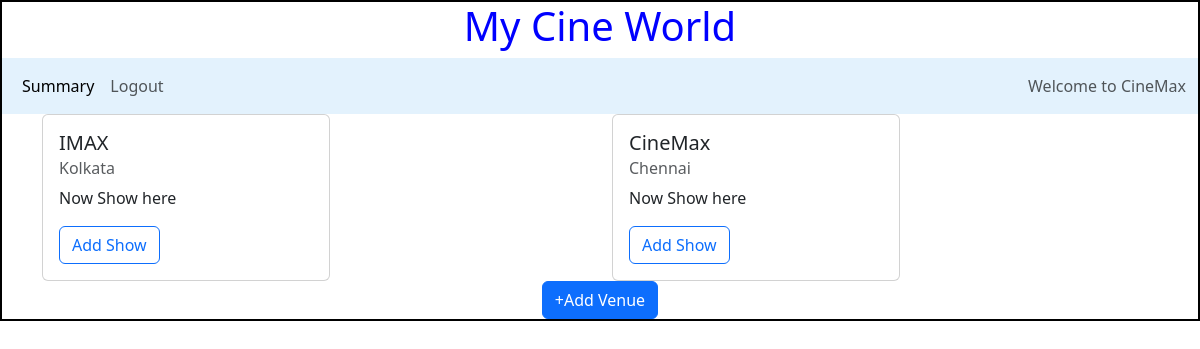
Page /admin/CineMax on the committed database.
### backend/models.py (models this page shows)
class Theatre(db.Model):
    __tablename__="theatre"
    id = db.Column(db.Integer,primary_key=True)
    name = db.Column(db.String,nullable=False)
    location = db.Column(db.String,nullable=False)
    pin_code = db.Column(db.Integer,nullable=False)
    capacity = db.Column(db.Integer,nullable=False)
    shows=db.Relationship("Show",cascade="all,delete",backref="theatre",lazy=True)

### backend/controllers.py (the view)
@app.route("/admin/<name>")
def admin_dashboard(name):
    theatres=get_theatres()
    return render_template("admin_dashboard.html",name=name,theatres=theatres)

### backend/controllers.py (called while the page is built)
def get_theatres():
    theatres=Theatre.query.all()
    return theatres

### templates/admin_dashboard.html
{%extends "admin_layout.html"%}
{%block content%}
              <div class="container">
                {%if theatres%}
                <div class="row">
                    {%for theatre in theatres%}
                  <div class="col">
                    <div class="card" style="width: 18rem;">
                        <div class="card-body">
                          <h5 class="card-title">{{theatre.name}}</h5>
                          <h6 class="card-subtitle mb-2 text-muted">{{theatre.location}}</h6>
                          {%if theatre.shows%}
                          <table>
                            <tr><th>ID</th><th>Name</th><th>Date/Time</th></tr>
                            {%for show in theatre.shows%}
                            <tr><th>{{show.id}}</th><th>{{show.name}}</th><th>{{show.date_time}}</th></tr>
                            {%endfor%}
                          </table>
                          {%else%}
                          <p>Now Show here</p>
                          {%endif%}
                          <a href="/show/{{theatre.id}}/{{name}}" type="button" class="btn btn-outline-primary">Add Show</a>
                        </div>
                      </div>
                  </div>
               {%endfor%}
                </div>
                {%else%}
                <h3 class="center">No Venue available</h3>
                {%endif%}
                </div>
                <div class="center">
                    <a href="/venue/{{name}}" type="button" class="btn btn-primary">+Add Venue</a>
              </div>
              {%endblock%}

### templates/admin_layout.html (shortened to what this page needs)
<!DOCTYPE html>
<html lang="en">
<head>
    <link rel="stylesheet" href="/static/styles/main.css">
    <link href="https://cdn.jsdelivr.net/npm/bootstrap@5.3.3/dist/css/bootstrap.min.css" rel="stylesheet">
</head>
<body>
    <div class="my_container">
        <div class="center"><h1>My Cine World</h1></div>
        <div class="my_pannel">
            <nav class="navbar navbar-expand-lg navbar-light" style="background-color: #e3f2fd;">
                <div class="container-fluid">
                  <div class="collapse navbar-collapse" id="navbarText">
                    <ul class="navbar-nav me-auto mb-2 mb-lg-0">
                      <li class="nav-item">
                        <a class="nav-link active" aria-current="page" href="#">Summary</a>
                      </li>
                      <li class="nav-item">
                        <a class="nav-link" href="#">Logout</a>
                      </li>
                    </ul></div>
                    <span class="navbar-text">
                      Welcome to {{name}}
                    </span>
                  </div>
                  </nav>
                </div>
              {%block content%}{%endblock%}
              </div>
    </body>
</html>

### static/styles/main.css (style rules this page uses)
* { margin:0px; }
.my_container { border: 2px solid black }
.center { text-align: center; margin: auto; color:blue; }

### rows in the picture
Theatre: name "CineMax", location "Chennai"
Theatre: name "IMAX", location "Kolkata"
